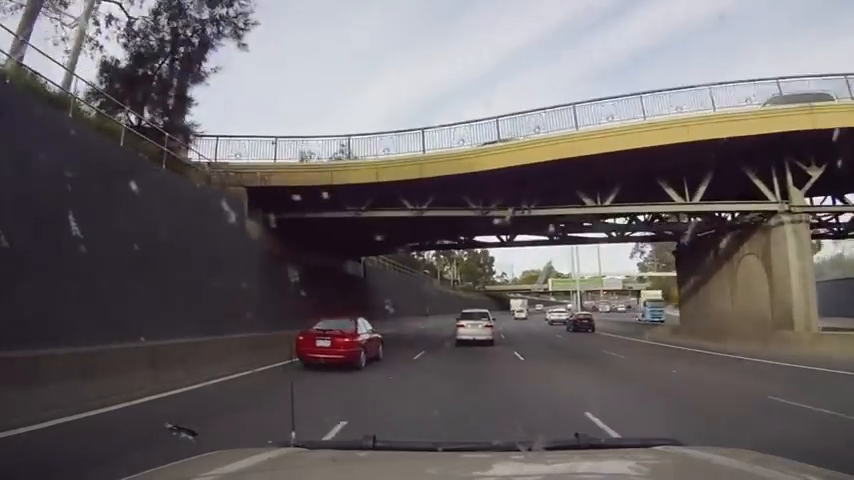
#> input picture frame 15 of VIDEO_DATA/TEST.mp4, 854 x 480 px, given in place of DATA2.mp4, which was not available
$ python edge.py
#> lines starting #> are read from the running program, lines starting #| are printed output that depends on the picture; pictures that were not available may be replaced by others from this repository, and a replacement may not be noted
import cv2
import numpy as np
def nothing(x):
    pass
cap = cv2.VideoCapture("DATA2.mp4")
fps = 25
capSize = (854,480)
sizee=854,480,3
edge2Vid = np.zeros(sizee,dtype=np.uint8)
fourcc = cv2.VideoWriter_fourcc(*'XVID')
out = cv2.VideoWriter('edge.avi', fourcc, 100, (int(cap.get(3)), int(cap.get(4))), isColor=False)
success = out.open('video_Output/OutputOfEdgeDetection.mp4',fourcc,fps,capSize,True)
switch = '0 : OFF \n1 : ON'
cv2.namedWindow('canny')
cv2.createTrackbar(switch, 'canny', 0, 1, nothing)
#> slider '0 : OFF \n1 : ON' is set to 1

cv2.createTrackbar('lower', 'canny', 0, 255, nothing)
#> slider 'lower' is set to 51
cv2.createTrackbar('upper', 'canny', 0, 255, nothing)
#> slider 'upper' is set to 255

while cap.isOpened():
            ret, image_np = cap.read()
#> image_np is the input picture: shape (480, 854, 3); mean B, G, R 102.1, 100.2, 106.1
            if ret == True:
                image_np = cv2.cvtColor(image_np,cv2.COLOR_BGR2GRAY)
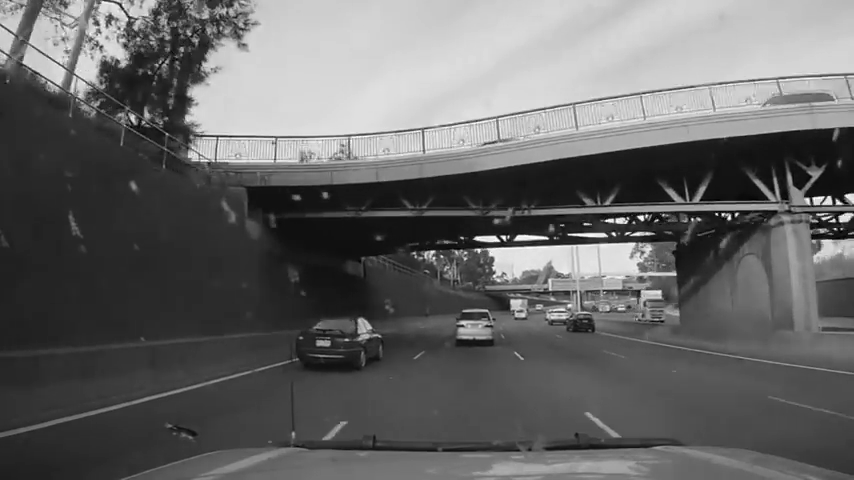
#> image_np: shape (480, 854); min 0, max 255, mean 102.2
                # get current positions of four trackbars
                lower = cv2.getTrackbarPos('lower', 'canny')
                upper = cv2.getTrackbarPos('upper', 'canny')
                s = cv2.getTrackbarPos(switch, 'canny')
                if s == 0:
                    edges = image_np
                else:
                    edges = cv2.Canny(image_np, lower, upper)
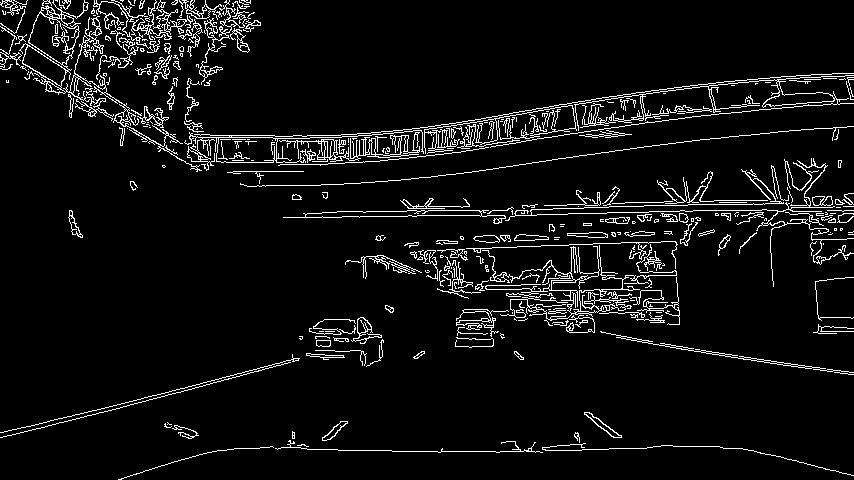
#> edges: shape (480, 854); 6.1% white in thin lines or dots
                    #edges2Vid = edges

                #display images
                out.write(edges)
                cv2.imshow('canny', edges)
                #edges2 = cv2.cvtColor(edges,cv2.COLOR_GRAY2RGB)
                out.write(edges)
                if cv2.waitKey(25) & 0xFF == ord('s'):

#> (key Esc is pressed here)
                    cv2.destroyAllWindows()

                    break
            else:
                break

cap.release()
out.release()
cv2.destroyAllWindows()

$ run again, starting later in the video
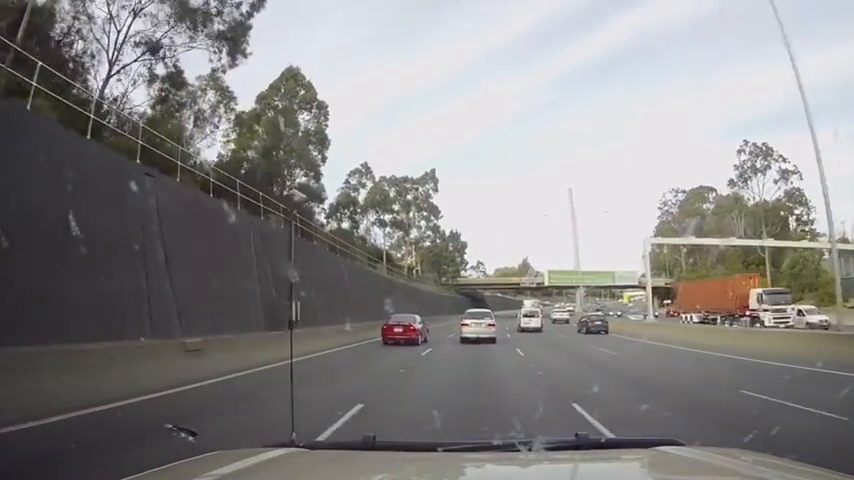
#> input picture frame 68 of VIDEO_DATA/TEST.mp4, 854 x 480 px, given in place of DATA2.mp4, which was not available
#> image_np is the input picture: shape (480, 854, 3); mean B, G, R 135.4, 135.5, 137.1
#> `image_np = cv2.cvtColor(image_np,cv2.COLOR_BGR2GRAY)`:
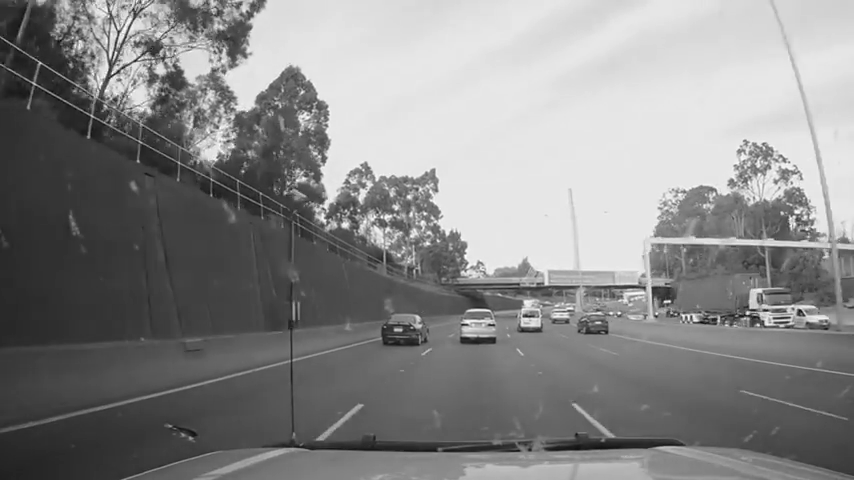
#> image_np: shape (480, 854); min 9, max 255, mean 136
#> `edges = cv2.Canny(image_np, lower, upper)`:
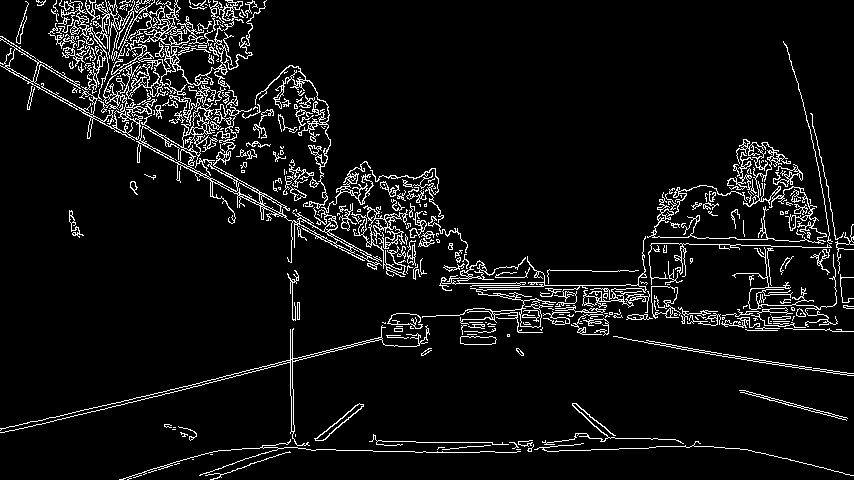
#> edges: shape (480, 854); 6.7% white in thin lines or dots

$ run again, starting later in the video
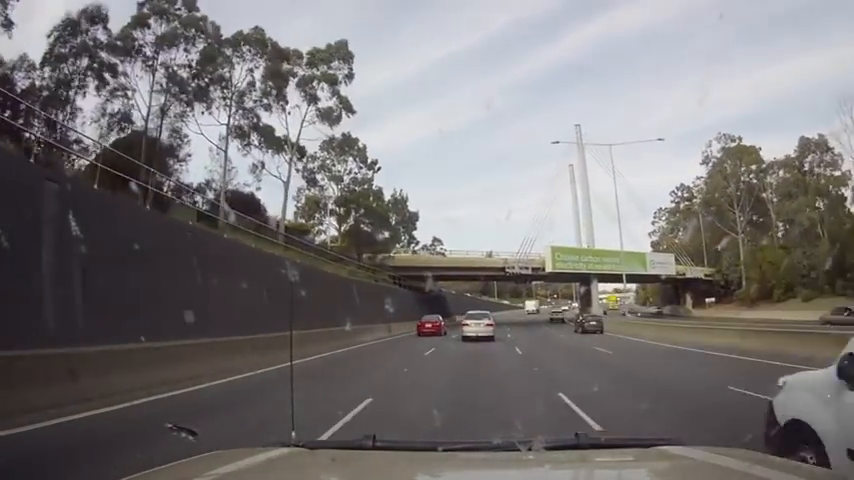
#> input picture frame 122 of VIDEO_DATA/TEST.mp4, 854 x 480 px, given in place of DATA2.mp4, which was not available
#> image_np is the input picture: shape (480, 854, 3); mean B, G, R 118.7, 118, 121.3
#> `image_np = cv2.cvtColor(image_np,cv2.COLOR_BGR2GRAY)`:
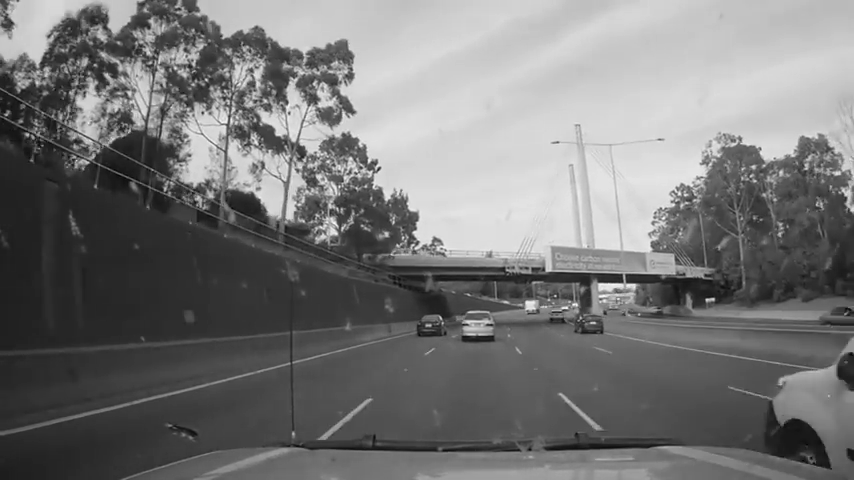
#> image_np: shape (480, 854); min 4, max 252, mean 119
#> `edges = cv2.Canny(image_np, lower, upper)`:
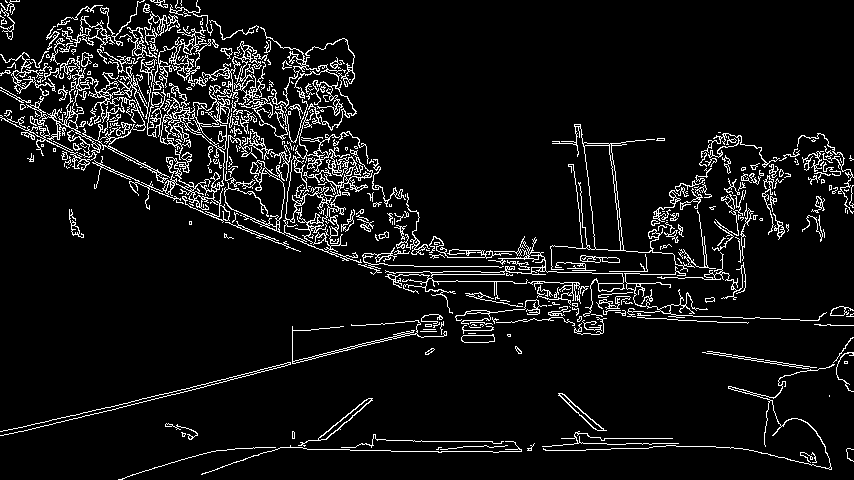
#> edges: shape (480, 854); 7.3% white in thin lines or dots
